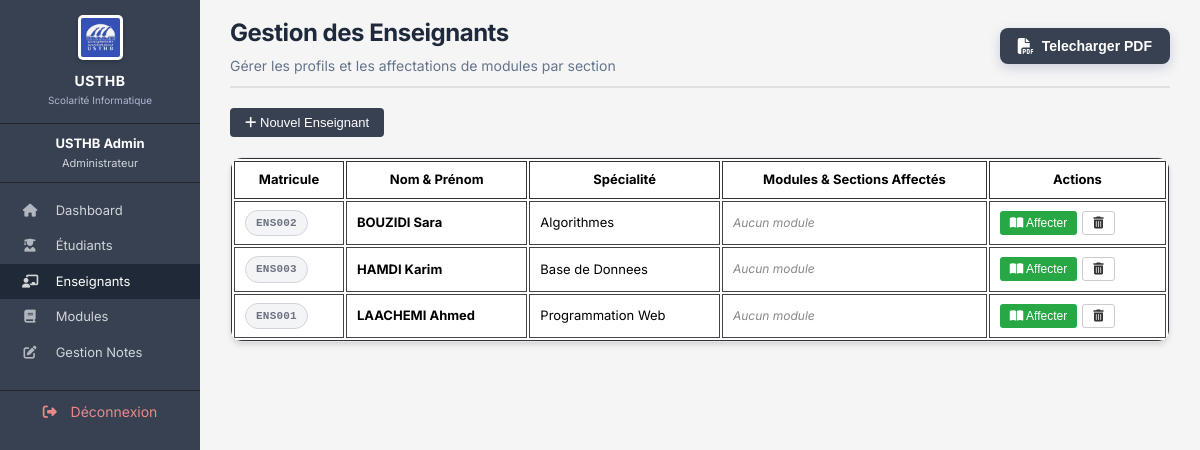
The page /enseignants.php (signed in) on the database its author committed.
### tables this page shows
CREATE TABLE `enseignants` (
  `id` int(11) NOT NULL AUTO_INCREMENT,
  `matricule` varchar(20) NOT NULL,
  `nom` varchar(100) NOT NULL,
  `prenom` varchar(100) NOT NULL,
  `email` varchar(150) NOT NULL,
  `mot_de_passe` varchar(255) NOT NULL,
  `specialite` varchar(150) DEFAULT NULL,
  PRIMARY KEY (`id`),
  UNIQUE KEY `matricule` (`matricule`),
  UNIQUE KEY `email` (`email`)
);

### enseignants.php (the view, shortened to what this page needs)
<?php
require_once 'config.php';
$enseignants = $pdo->query("
    SELECT e.*,
    (SELECT GROUP_CONCAT(CONCAT(intitule, ' (', section, ')') SEPARATOR ', ') FROM modules WHERE enseignant_id = e.id) as mes_modules
    FROM enseignants e
    ORDER BY e.nom
")->fetchAll();
include 'includes/header.php';
include 'includes/sidebar.php';
?>
<div class="main-content">
    <div class="page-header">
        <h1>Gestion des Enseignants</h1>
        <p>Gérer les profils et les affectations de modules par section</p>
    </div>
    <div style="margin-bottom: 20px;">
        <button class="btn-add" onclick="toggleModal('modalAdd')"><i class="fa-solid fa-plus"></i> Nouvel Enseignant</button>
    </div>
    <div class="table-container">
        <table>
            <thead>
                <tr>
                    <th>Matricule</th>
                    <th>Nom & Prénom</th>
                    <th>Spécialité</th>
                    <th>Modules & Sections Affectés</th>
                    <th>Actions</th>
                </tr>
            </thead>
            <tbody>
                <?php foreach ($enseignants as $e): ?>
                <tr>
                    <td><span class="badge badge-code"><?= htmlspecialchars($e['matricule']) ?></span></td>
                    <td><strong><?= htmlspecialchars($e['nom'] . ' ' . $e['prenom']) ?></strong></td>
                    <td><?= htmlspecialchars($e['specialite']) ?></td>
                    <td>
                        <div style="max-width: 300px; font-size: 12px; color: #555;">
                            <?= $e['mes_modules'] ? htmlspecialchars($e['mes_modules']) : '<span style="color:#888; font-style:italic;">Aucun module</span>' ?>
                        </div>
                    </td>
                    <td>
                        <div style="display:flex; gap:5px;">
                            <button class="btn-action" style="background: #28a745; color:white; border:none;"
                                    onclick="openAssignModal(<?= $e['id'] ?>, '<?= htmlspecialchars($e['nom'] . ' ' . $e['prenom']) ?>')">
                                <i class="fa-solid fa-book-open"></i> Affecter
                            </button>
                            <form method="POST" style="display:inline;" onsubmit="return confirm('Supprimer cet enseignant ?');">
                                <button class="btn-action delete"><i class="fa-solid fa-trash-can"></i></button>
                            </form>
                        </div>
                    </td>
                </tr>
                <?php endforeach; ?>
            </tbody>
        </table>
    </div>
</div>
<?php include 'includes/footer.php'; ?>

### assets/css/style.css (style rules this page uses)
:root { --primary-color: #374151; --primary-dark: #1f2937; --sidebar-bg: #262626; --bg-light: #ffffff; --bg-body: #f3f4f6; --text-main: #111827; --text-muted: #6b7280; --accent-gray: #d1d5db; --valid-green: #059669; --invalid-red: #dc2626; }
* { margin: 0; padding: 0; box-sizing: border-box; }
body { font-family: 'Inter', -apple-system, BlinkMacSystemFont, "Segoe UI", Roboto, sans-serif; background-color: var(--bg-body); color: var(--text-main); font-size: 14px; line-height: 1.5; }
.main-content { flex: 1; padding: 15px 30px 20px; background-color: #f5f5f5; }
.page-header { margin-bottom: 20px; padding-bottom: 10px; border-bottom: 2px solid #e0e0e0; }
.page-header h1 { font-size: 24px; font-weight: 700; color: #1e293b; letter-spacing: -0.02em; }
.page-header p { color: #64748b; font-size: 14px; margin-top: 4px; }
.table-container { background: white; border: 1px solid #e2e8f0; border-radius: 12px; box-shadow: 0 4px 6px -1px rgba(0, 0, 0, 0.1), 0 2px 4px -1px rgba(0, 0, 0, 0.06); overflow: hidden; margin-bottom: 24px; }
table { width: 100%; border-collapse: separate; border-spacing: 2px; border: 1px solid #333; background: #fff; font-family: 'Inter', serif; }
table th { background-color: #fff; padding: 8px 10px; text-align: center; font-size: 13px; color: #000; font-weight: bold; border: 1px solid #333; text-transform: none; }
table td { padding: 8px 10px; border: 1px solid #444; font-size: 13px; color: #000; vertical-align: middle; background: #fff; }
.badge { display: inline-block; padding: 4px 10px; border-radius: 20px; font-size: 11px; font-weight: 600; text-transform: uppercase; letter-spacing: 0.02em; }
.badge-code { background-color: var(--bg-body); color: var(--text-muted); border: 1px solid var(--accent-gray); font-family: monospace; }
.btn-action { display: inline-block; padding: 4px 10px; border: 1px solid #ccc; border-radius: 3px; font-size: 12px; cursor: pointer; background: white; color: #333; }
.btn-add { display: inline-block; padding: 7px 15px; background-color: var(--primary-color); color: white; border: none; border-radius: 4px; font-size: 13px; cursor: pointer; }

### rows shown on the page
enseignants: matricule "ENS002", nom+prenom "BOUZIDI Sara", specialite "Algorithmes"
enseignants: matricule "ENS003", nom+prenom "HAMDI Karim", specialite "Base de Donnees"
enseignants: matricule "ENS001", nom+prenom "LAACHEMI Ahmed", specialite "Programmation Web"

### other values the page prints
$_SESSION['prenom'] . ' ' . $_SESSION['nom'] "USTHB Admin"
